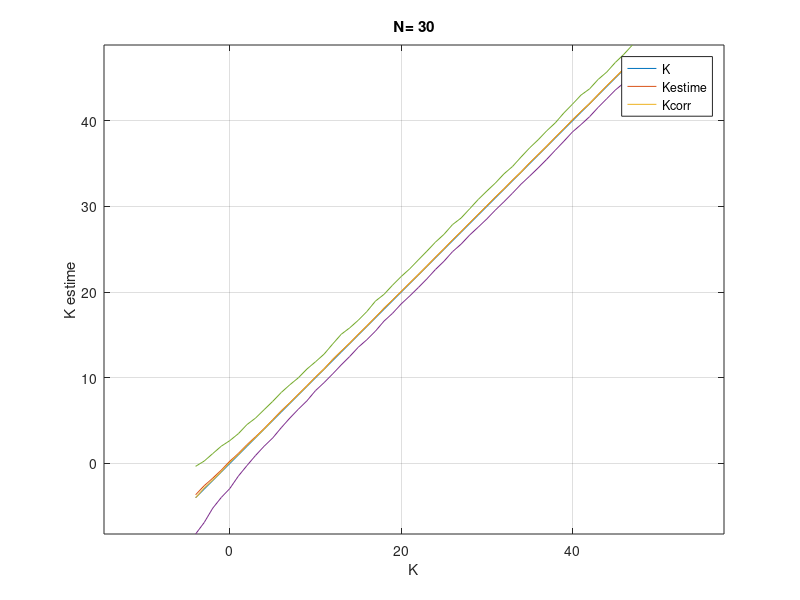

This figure's MATLAB source:
clear
tic


Nexp=1000;
set(gcf,'nextplot','replacechildren');
for N=30;
K=[];
V2=[];
Kfinal=[];
K=-4:1:47
f0=1e9;
sigma=sqrt(2.13e20/2/(f0)^2.5)
B=sigma*sqrt(2/pi);
v2=2*sigma^2*10.^(K/10);


a=0

for f=1:1:length(v2);
	a=a+1;
	     if mod(round(a/length(v2)*100),10)==0
         	disp(a/length(v2)*100)
         end

     reverbr=sigma*randn(Nexp,N);
     reverbi=sigma*randn(Nexp,N);   
         
    Sr=reverbr;%;.*(randn(Nexp,N));
    Si=reverbi+sqrt(v2(f));

    Rr=Sr';
    Ri=Si';
    
    
    ssigma=[];
    vv=[];
    
mr=mean(Rr);
mi=mean(Ri);
sr=std(Rr);
si=std(Ri);

vv=(mr.^2+mi.^2);
s=(sr+si)/2;
    sigmamoy=mean(s);
    moy=mean(vv);
    sig=std(vv);
    min95=prctile(vv./(2*s.^2),2.5);
    max95=prctile(vv./(2*s.^2),97.5);
    
    Kfinal=[Kfinal;moy sig/sigmamoy^2/2 moy/sigmamoy^2/2 min95 max95];
 end

figure(2)


plot(K,K,K,10*log10(Kfinal(:,3)),K,10*log10(Kfinal(:,3)-1/N),K,10*log10(Kfinal(:,4)),K,10*log10(Kfinal(:,5)))%,K,10*log10(Kfinal(:,5)))
% plot(K,K,'LineWidth',1,'Color','k')
% plot(K,10*log10(Kfinal(:,3)),'b')
% plot(K,10*log10(Kfinal(:,4)),'--g')
% plot(K,10*log10(Kfinal(:,5)),'--r')

% plot(K,10*log10(Kfinal(:,3)-2*Kfinal(:,2)/sqrt(30)),'--m')
% plot(K,10*log10(Kfinal(:,3)-2*Kfinal(:,2)/sqrt(100)),'--g')
% plot(K,10*log10(Kfinal(:,3)+2*Kfinal(:,2)/sqrt(30)),'--m')
% plot(K,10*log10(Kfinal(:,3)+2*Kfinal(:,2)/sqrt(100)),'--g')
legend('K','Kestime','Kcorr')%,'Range of estimated values with N=30','Range of estimated values with N=100')
xlabel('K')
axis equal
title(['N= ',num2str(N)])
ylabel('K estime')
% xlim([-40 30])
% ylim([-40 50])
grid on
getframe;
          filename = sprintf('corrN_%d.png',N);
  filename2 = sprintf('corrN_%d.eps',N);
      % saveas(gcf,filename)%
%       
     %saveas(gca,filename2,'epsc')

toc
end